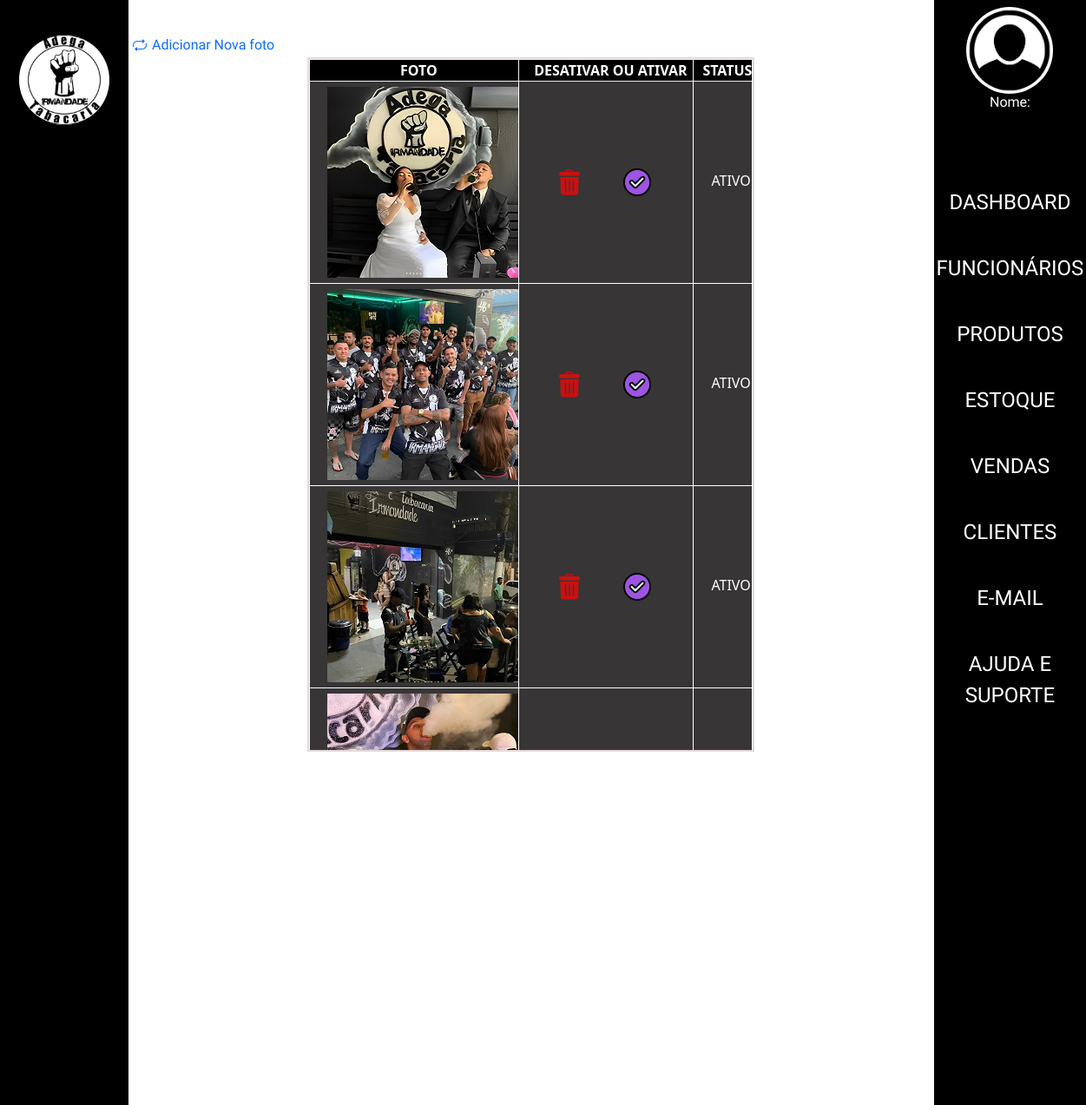
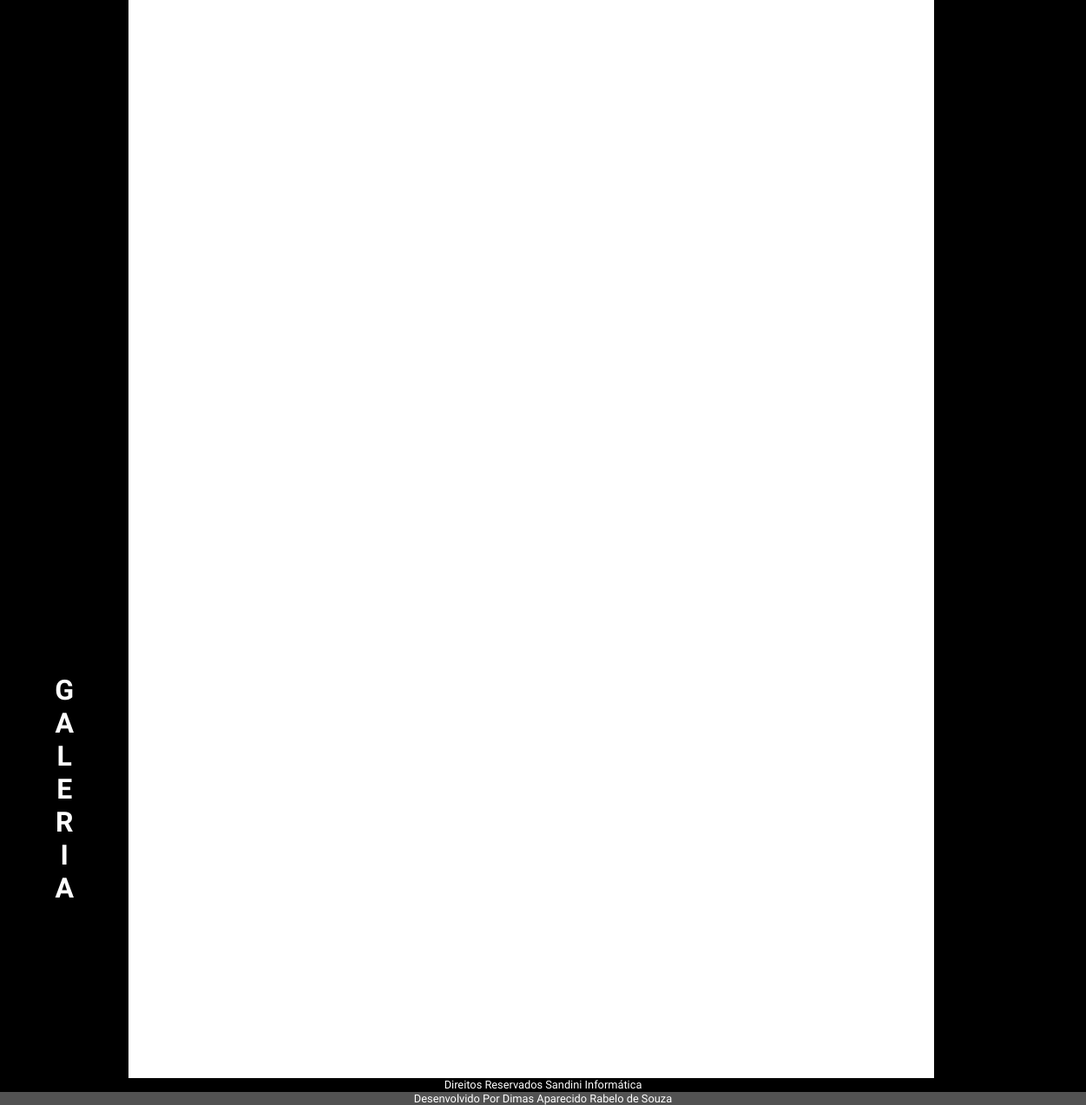
Screenshot of /admin/index.php?p=galeria with the database file from the repository (2 pictures, top to bottom).
### tables this page shows
CREATE TABLE `tblgaleria` (
  `idGaleria` int(11) NOT NULL,
  `nomeGaleria` varchar(50) NOT NULL,
  `altGaleria` varchar(50) NOT NULL,
  `fotoGaleria` varchar(100) NOT NULL,
  `statusGaleria` varchar(10) NOT NULL
);

### admin/class/galeria.php (called while the page is built, shortened)
<?php
class GaleriaClass
{
public function listarGaleria()
    {
        $sql = "SELECT * FROM tblgaleria WHERE statusGaleria = 'ATIVO' ORDER BY idGaleria ASC ";
        $conn = Conexao::LigarConexao();
        $resultado = $conn->query($sql);
        $lista = $resultado->fetchAll();
        return $lista;
    }
}

### admin/galeria/listar.php (the view, shortened to what this page needs)
<?php
require_once('class/galeria.php');
$galeria = new GaleriaClass();
$listaAtivos = $galeria->listarGaleria();
?>
<div>
    <a class="icon-link icon-link-hover" href="index.php?p=galeria&g=cadastrar">
        Adicionar Nova foto
    </a>
</div>
<div class="tblGaleria">
    <div class="table-container" id="arrastarMouse">
        <table>
            <thead>
                <tr>
                    <th>Foto</th>
                    <th>Desativar ou Ativar </th>
                    <th>Status</th>
                </tr>
            </thead>
            <tbody>
                <?php foreach ($listaAtivos as $linha) : ?>
                    <tr>
                        <td class="BannerFoto">
                            <a href="../src/imagens/<?php echo $linha['fotoGaleria'] ?>" data-lightbox="<?php echo $linha['nomeGaleria'] ?>" data-title="<?php echo $linha['nomeGaleria'] ?>">
                                <img src="../src/imagens/<?php echo $linha['fotoGaleria']; ?>" alt="<?php echo $linha['nomeGaleria']; ?>">
                            </a>
                        </td>
                        <td class="iconeCrud"> <a href="index.php?p=galeria&g=ativar&id=<?php echo $linha['idGaleria']; ?>" onclick="return confirmarAtivacao()">
                                <img src="./img/aceitar.png" alt="Ativar">
                            </a>
                            <a href="index.php?p=galeria&g=desativar&id=<?php echo $linha['idGaleria'] ?>" onclick="return confirmarDesativacao()">
                                <img src="./img/lixeira-de-reciclagem.png" alt="Desativar">
                            </a>
                        </td>
                        <td><?php echo $linha['statusGaleria'] ?></td>
                    </tr>
                <?php endforeach; ?>
            </tbody>
        </table>
    </div>
</div>

### admin/css/estilo.css (style rules this page uses)
* a, h1, h2, h3, h4 { font-family: 'Secular One'; font-size: 16px; text-align: center; margin: 0; padding: 0; box-sizing: border-box; text-decoration: none; }
body { display: flex; flex-direction: column; min-height: 100vh; color: #ffffff; }
.table-container { max-height: 800px; overflow-y: auto; overflow-x: auto; border: 2px solid #e3dada; text-align: justify; white-space: nowrap; cursor: grab; }
table { width: 100%; border-collapse: collapse; border: 1px solid #f8f1f1; }
td { background: #373535; border: 1px solid #fff; color: #fff; text-indent: 20px; text-transform: uppercase; width: 100%; }
th { border: 1px solid #f8f1f1; text-align: center; font-size: 1.0em; font-weight: bold; text-transform: uppercase; text-indent: 10px; background: #000000; color: #ffffff; }

### admin/galeria/listar.php (style rules this page uses)
.tblGaleria { display: flex; justify-content: center; }
.iconeCrud { padding: 100px; }
.iconeCrud img { margin-right: -114px }

### rows the page displays
tblgaleria: fotoGaleria (picture), statusGaleria "ATIVO"
tblgaleria: fotoGaleria (picture), statusGaleria "ATIVO"
tblgaleria: fotoGaleria (picture), statusGaleria "ATIVO"
tblgaleria: fotoGaleria (picture)

### other values shown
$texto[$i] "G"
$texto[$i] "A"
$texto[$i] "L"
$texto[$i] "E"
$texto[$i] "R"
$texto[$i] "I"
